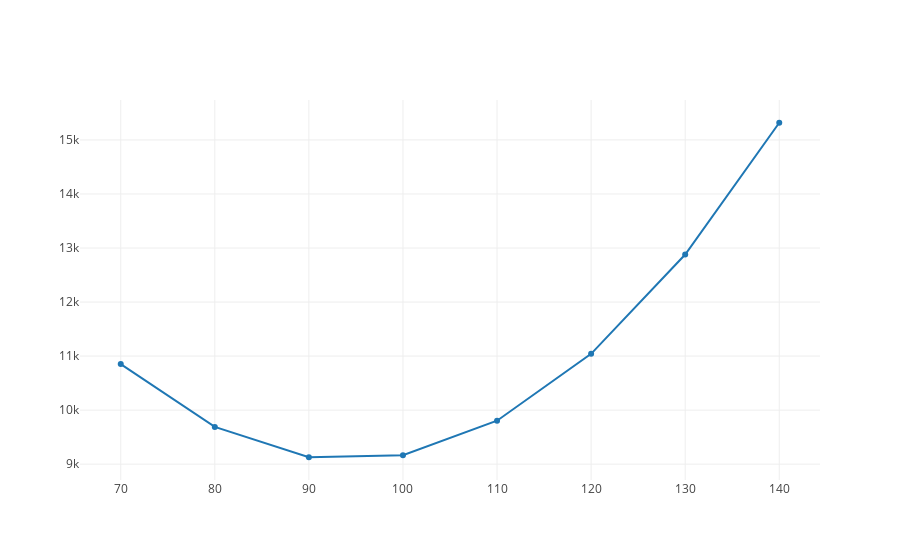

Notebook source saved alongside this figure:
### Markdown cell above
And we when we just plotted how RSS changes as we change one variable of our regression line, $m$ or $b$, we note how this looks like a curve, and call it our cost curve.

### Code cell
import plotly
from plotly.offline import init_notebook_mode, iplot
from graph import m_b_trace, trace_values, plot
init_notebook_mode(connected=True)
b_values = list(range(70, 150, 10))
rss = [10852, 9690, 9128, 9166, 9804, 11042, 12880, 15318]
cost_curve_trace = trace_values(b_values, rss, mode="line", name = 'RSS with changes to y-intercept')
plot([cost_curve_trace])

### Figure 1 — Plotly figure (JSON) as saved in the notebook; plotly's stock layout.template omitted (floating-point values rounded to 4 significant figures)
{"data": [{"mode": "line", "name": "RSS with changes to y-intercept", "text": [], "x": [70, 80, 90, 100, 110, 120, 130, 140], "y": [10852, 9690, 9128, 9166, 9804, 11042, 12880, 15318]}], "layout": {}}
